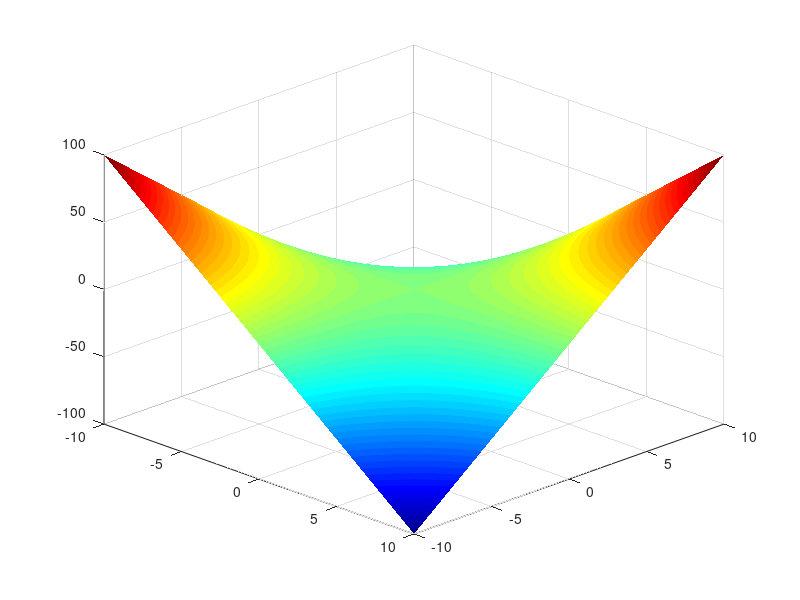

Write MATLAB code to recreate this figure.

x = linspace(-10, 10, 1000);
y = linspace(-10, 10, 1000);
[X, Y] = meshgrid(x, y);
z = X .* Y;
surf(X, Y, z);
colormap(jet); % 设置颜色映射
shading interp; % 插值阴影
view(45, 30); % 设置视角
